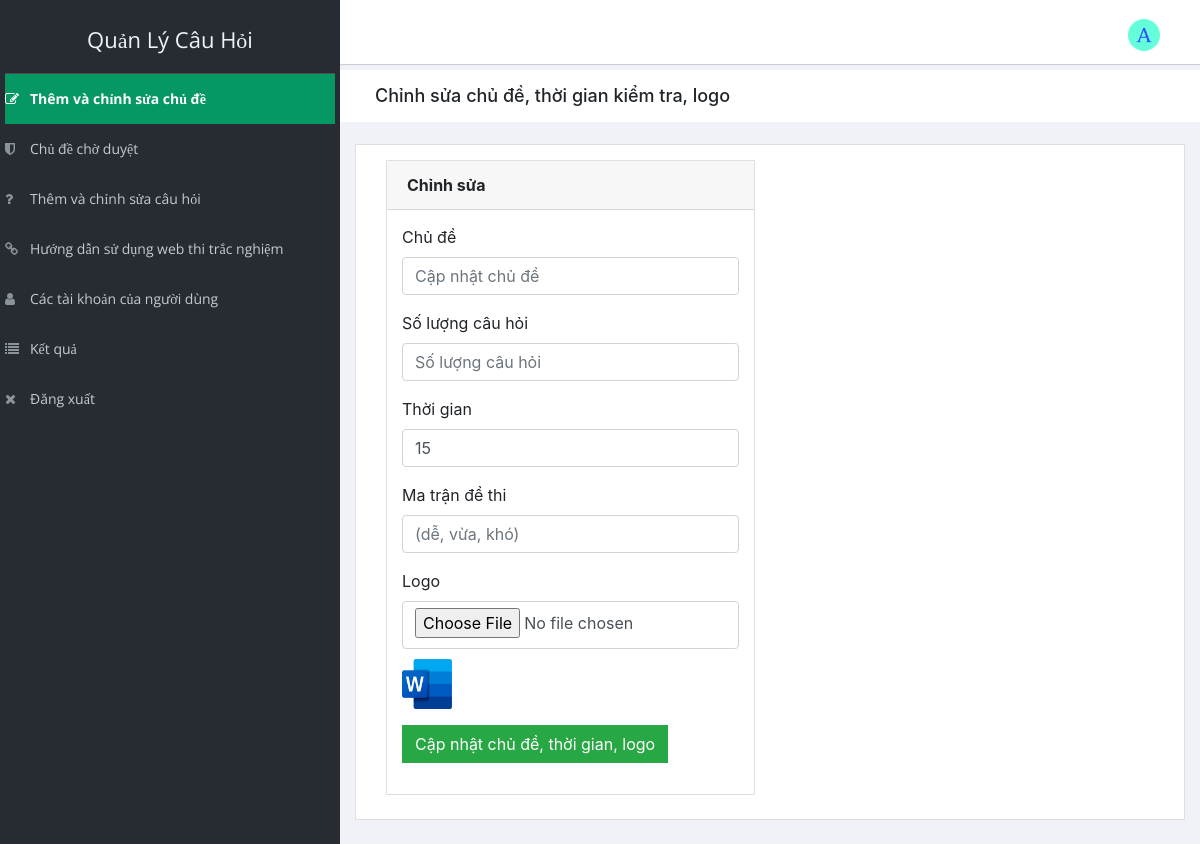
The page /admin/edit_exam.php?id=14 on the database its author committed.
### tables this page shows
CREATE TABLE `exam_category` (
  `id` int(5) NOT NULL,
  `category` varchar(100) NOT NULL,
  `exam_time_in_minutes` varchar(5) NOT NULL,
  `logo` varchar(200) NOT NULL
);

### admin/edit_exam.php (the view, shortened to what this page needs)
<?php
include "header.php";
include "../connection.php";
    ?>
<?php
$id=$_GET["id"];
$res=mysqli_query($link, "select * from exam_category where id=$id");
while($row=mysqli_fetch_array($res))
{
    $exam_category=$row["describe"];
    $exam_time=$row["exam_time_in_minutes"];
    $exam_logo=$row["logo"];
    $exam_metric = $row["metric"];
    $exam_question = $row["num_question"];
}
?>
<div class="breadcrumbs">
    <div class="col-sm-6">
        <div class="page-header float-left">
            <div class="page-title">
                <h1>Chỉnh sửa chủ đề, thời gian kiểm tra, logo</h1>
            </div>
        </div>
    </div>
</div>
<div class="content mt-3">
    <div class="animated fadeIn">
        <div class="row">
            <div class="col-lg-12">
                <div class="card">
                    <form name="forml" action="" method="post" enctype="multipart/form-data">
                        <div class="card-body">
                            <div class="col-lg-6">
                                <div class="card">
                                    <div class="card-header"><strong>Chỉnh sửa</strong></div>
                                    <div class="card-body card-block">
                                        <div class="form-group"><label for="company" class=" form-control-label">Chủ đề
                                            </label><input type="text" name="examname" placeholder="Cập nhật chủ đề"
                                                class="form-control" value="<?php echo $exam_category;?>"></div>
                                        <div class=" form-group"><label for="num_question" class=" form-control-label">Số lượng câu hỏi
                                            </label><input type="text" placeholder="Số lượng câu hỏi"
                                                class="form-control" name="num_question" value="<?php echo $exam_question;?>">
                                        </div>
                                        <div class=" form-group"><label for="vat" class=" form-control-label">Thời gian
                                            </label><input type="text" placeholder="Cập nhật thời gian"
                                                class="form-control" name="examtime" value="<?php echo $exam_time;?>">
                                        </div>
                                        <div class="form-group"><label for="metric" class=" form-control-label">Ma trận
                                            đề thi</label><input type="text" value="<?= $exam_metric ?>" placeholder="(dễ, vừa, khó)"
                                                class="form-control" name="metric"></div>
                                        <div class="form-group">
                                            <label for="company" class=" form-control-label">Logo
                                            </label><input type="file" name="flogoi" class="form-control"
                                                style="padding-bottom: 40px; margin-bottom: 10px">
                                            <img src="<?php echo $exam_logo; ?>" height="50" width="50"><br>
                                        </div>
                                        <div class=" form-group">
                                            <input type="submit" name="submitl" value="Cập nhật chủ đề, thời gian, logo"
                                                class="btn btn-success">
                                        </div>
                                    </div>
                                </div>
                            </div>
                        </div>
                    </form>
                </div>
            </div>
        </div>
    </div>
</div>

### rows shown on the page
exam_category: examtime "15", logo (picture)
